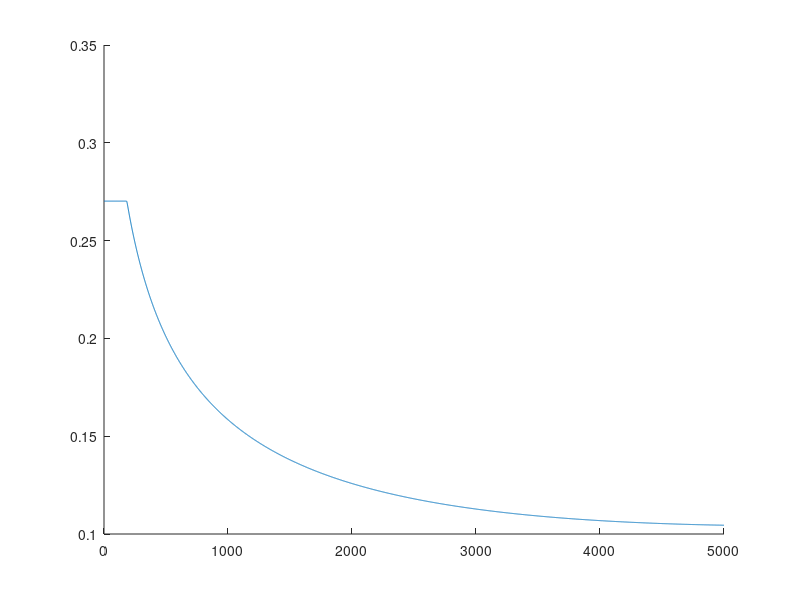

The MATLAB script that drew this image:
function shit = attempt2



    finalTime = 5000;
    
    T = zeros(1, finalTime);
    liquidTemps = zeros(1, finalTime);
    barTemps = zeros(1, finalTime);
    liquidMasses = zeros(1, finalTime);
    
    %%mug
    diameterCider = 8/100; %meters
    heatOfVaporization = 2256*10^3; %J/kG
    heightCider = 10/100; 
    mugThickness = 7/100;
    thermalConductivityMug =1.5;
    
    
    %%bar
    specificHeatBar = 475 ; %specific heat in joules per kg kelvin
    densityBar = 7850; %density in kg per meter cubed
    lengthBar = 5/100 ;%length of bar in meters
    diameterBar = 4/100 ;%length of side of bar in meters
    volumeBar = pi*(diameterBar/2)^2*lengthBar; %volume
    surfaceAreaBar = pi * diameterBar * lengthBar + pi * (diameterBar/2)^2;
    barMass = densityBar * volumeBar;
    barTemp = 1500;
    barEnergy = temperatureToEnergy(barTemp, barMass, specificHeatBar);
    
    %%steam
    thicknessSteam = 1/100;
    steamSA = (lengthBar + thicknessSteam) * (pi * (diameterBar + 2 * thicknessSteam)) + 2 * pi * (diameterBar/2 + thicknessSteam)^2;
    densityOfSteam = 0.590; %kg/m^3
    volumeSteam = steamSA * thicknessSteam;
    
    %%liquid
    liquidDensity = 1000;
    specificHeatLiquid = 4186;
    liquidTemp = 290;
    liquidVolume = (pi * (diameterCider/2)^2) * heightCider - (volumeBar + volumeSteam);
    liquidMass = liquidVolume * liquidDensity;
    liquidEnergy = temperatureToEnergy(liquidTemp, liquidMass, specificHeatLiquid);
    
    
    
    %%radiation, bar to liquid
    emissivityCoefficient = .25; %lol magic space rays
    thermalConductivitySteam = .00185;
    
    airSA = (.04^2 * pi) - (.02^2 * pi);
    mugSA = .08 * pi + (pi * .04^2);
    
    barTemp = 0;
    liquidTemp = 0;
    
    for n = 1:finalTime
        barTemp = energyToTemperature(barEnergy, barMass, specificHeatBar);
        liquidTemp = energyToTemperature(liquidEnergy, liquidMass, specificHeatLiquid);
        
        thermalHeatCoefficient = 10;
        conductionLHL = thermalConductivityMug * mugSA * (liquidTemp - 290) / mugThickness;
        convectionLHL = thermalHeatCoefficient * airSA * (liquidTemp - 290);
        
        deltaT = barTemp - liquidTemp;
        conductionBTL = thermalConductivitySteam * steamSA * deltaT / thicknessSteam;

        deltaRT = barTemp^4 - liquidTemp^4;
        radiation = emissivityCoefficient * 5.67 * 10^(-8) * deltaRT * steamSA * .9;
        
        deltaEnergy = liquidEnergy - temperatureToEnergy(373, liquidMass, specificHeatLiquid);
        massEnergy = 0;
        massChange = 0;
        if(deltaEnergy > 0)
            massEnergy = deltaEnergy;
            massChange = deltaEnergy / heatOfVaporization;
        end
        
        conductionLHL = 0;%fuck this
        energyFlowLiquid = conductionBTL + radiation - conductionLHL - convectionLHL - massEnergy;
        energyFlowBar = conductionBTL + radiation / .9;
        

        liquidEnergy = liquidEnergy + energyFlowLiquid;
        barEnergy = barEnergy - energyFlowBar;
        liquidMass = liquidMass - massChange;
        
        T(n) = n;
        liquidTemps(n) = energyToTemperature(liquidEnergy, liquidMass, specificHeatLiquid);
        barTemps(n) = energyToTemperature(barEnergy, barMass, specificHeatBar);
        liquidMasses(n) = liquidMass;
        
        display(conductionLHL);
    end
    
    hold on;
%     plot(T, liquidTemps);
%     plot(T, barTemps);
    plot(T, liquidMasses);
end
function res = energyToTemperature(U, m, c)
        res = U / heatCapacity(m,c);
    end

    function res = temperatureToEnergy( T, m, c)
        res = T * heatCapacity(m,c);
    end

    function res = heatCapacity(mass, specificHeat)
        res = mass * specificHeat;
    end
